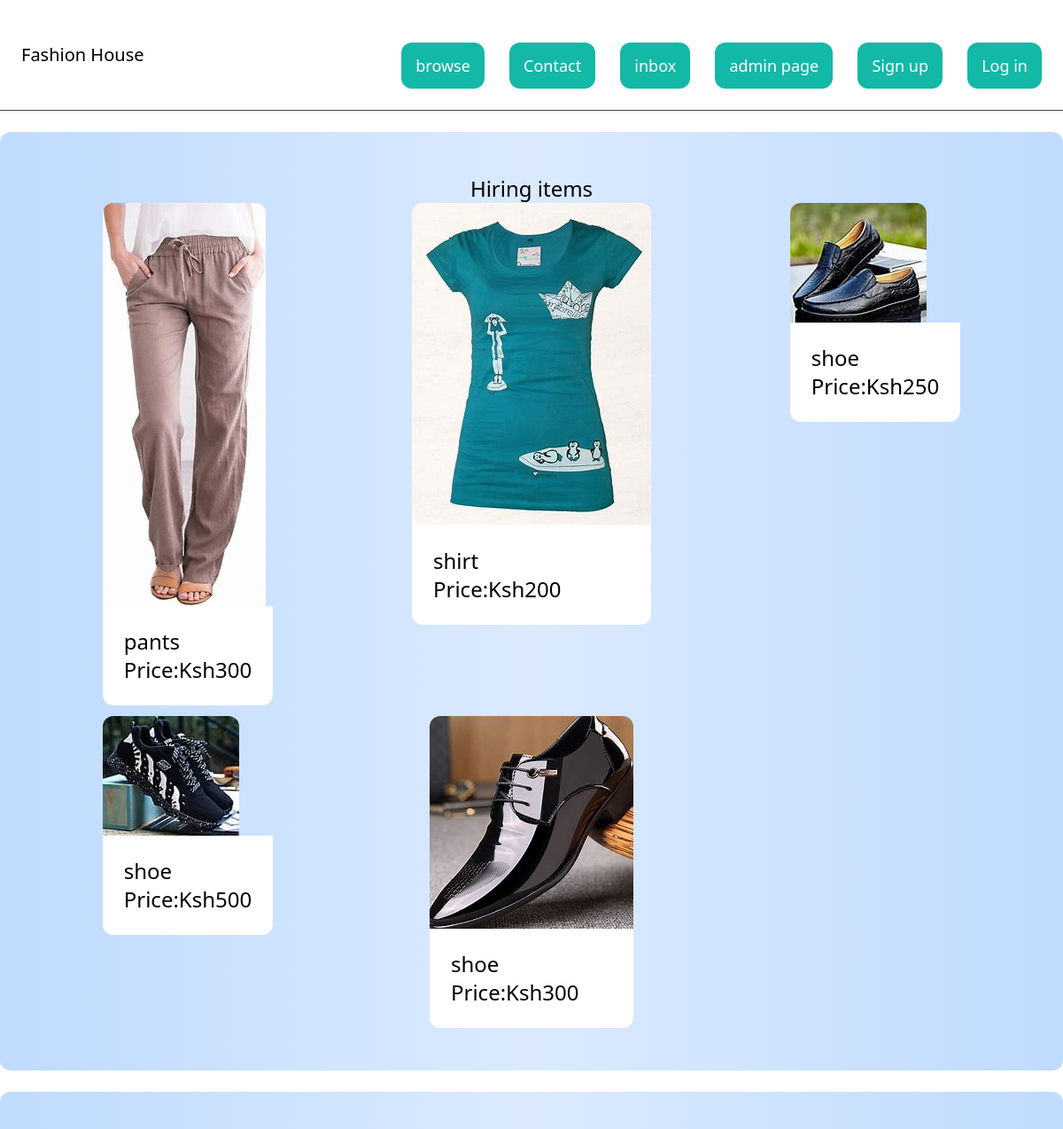
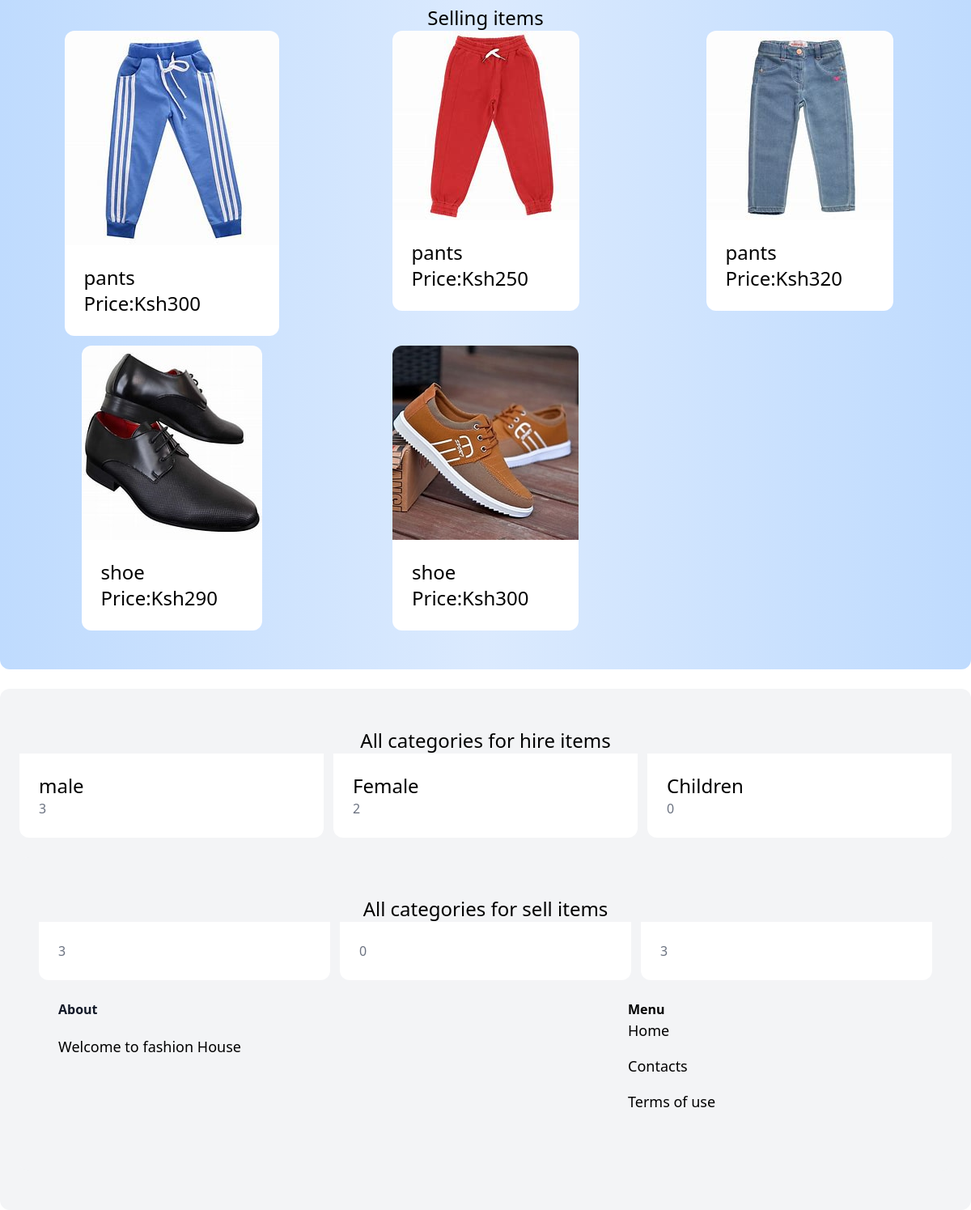
The page / on the database its author committed (2 pictures, top to bottom).
### hire_app/models.py (models this page shows, shortened)
class Outfit(models.Model):
    category = models.ForeignKey(Category, related_name='clothes', on_delete=models.CASCADE)
    name = models.CharField(max_length=30)
    is_hired = models.BooleanField(default=False)
    image = models.ImageField(upload_to='outfit_images',blank=True)
    hiring_price=models.IntegerField()
    description = models.TextField(blank=True)
    class Meta:
        ordering = ('name',)

class Category(models.Model):
    name = models.CharField(max_length=30)
    class Meta:
        verbose_name_plural = 'Categories'
    def __str__(self):
        return self.name

### sell_app/models.py (models this page shows, shortened)
class Outfit(models.Model):
    category = models.ForeignKey(Category, related_name='clothes', on_delete=models.CASCADE)
    name = models.CharField(max_length=30)
    is_bought = models.BooleanField(default=False)
    image = models.ImageField(upload_to='outfit_images',blank=True)
    selling_price=models.IntegerField()
    description = models.TextField(blank=True)
    class Meta:
        ordering = ('name',)

class Category(models.Model):
    name = models.CharField(max_length=30)
    class Meta:
        verbose_name_plural = 'Categories'
    def __str__(self):
        return self.name

### core/views.py (the view)
# urls.py: path('', views.index, name='index'),
def index(request):
    categories = Category.objects.all
    gender = C.objects.all
    type = O.objects.filter(is_bought = False)[0:5]
    outfits = Outfit.objects.filter(is_hired = False)[0:5]
    return render(request, "index.html",{
        "gender":gender,
        "type":type,
       "categories":categories,
       "outfits":outfits
    })

### core/templates/index.html (shortened to what this page needs)
{% extends "base.html" %}
{% block body %}
    <div class="mt-6 px-6 py-12 bg-gradient-to-r from-blue-200 via-blue-100 to-blue-200 rounded-xl">
        <h3 class="mb=12 text-2xl text-center"> Hiring items</h3>
        <div class="grid grid-cols-3 gap-3">
            {% for outfit in outfits %}
            <div class="flex flex-col items-center">
                <a href="{% url 'more_details:detail' outfit.id %}">
                    <div>
                    <img src="{{ outfit.image.url }}" class="rounded-t-xl">
                </div>
                <div class="p-6 bg-white rounded-b-xl">
                    <h3 class="text-2xl">{{ outfit.name }}</h3>
                    <p class="text-2xl">Price:Ksh{{ outfit.hiring_price}}</p>
                </div>
                </a>
            </div>
            {% endfor %}
        </div>
    </div>
    <div class="mt-6 px-6 py-12 bg-gradient-to-r from-blue-200 via-blue-100 to-blue-200 rounded-xl">
        <h3 class="mb=12 text-2xl text-center"> Selling items</h3>
        <div class="grid grid-cols-3 gap-3">
            {% for outfit in type %}
            <div class="flex flex-col items-center">
                <a href="{% url 'more_data:detail' outfit.id %}">
                    <div>
                    <img src="{{ outfit.image.url }}" class="rounded-t-xl">
                </div>
                <div class="p-6 bg-white rounded-b-xl">
                    <h3 class="text-2xl">{{ outfit.name }}</h3>
                    <p class="text-2xl">Price:Ksh{{ outfit.selling_price}}</p>
                </div>
                </a>
            </div>
            {% endfor %}
        </div>
    </div>
    <div class="mt-6 px-6 py-12 bg-gray-100 rounded-xl">
        <h3 class="mb=12 text-2xl text-center"> All categories for hire items</h3>
    <div class="grid grid-cols-3 gap-3">
            {% for category in categories %}
            <a href="#">
            <div class="p-6 bg-white rounded-b-xl">
                <h3 class="text-2xl">{{ category.name }}</h3>
                <p class="text-gray-500">{{category.clothes.count}}</p>
            </div>
            </a>
            {% endfor %}
        </div>
        <div class="mt-6 px-6 py-12 bg-gray-100 rounded-xl">
            <h3 class="mb=12 text-2xl text-center"> All categories for sell items</h3>
    <div class="grid grid-cols-3 gap-3">
            {% for category in gender %}
            <a href="#">
            <div class="p-6 bg-white rounded-b-xl">
                <p class="text-gray-500">{{category.clothes.count}}</p>
            </div>
            </a>
            {% endfor %}
        </div>
{% endblock %}

### core/templates/base.html (shortened to what this page needs)
<!DOCTYPE html>
<html lang="en">
<head>
    <script src="https://cdn.tailwindcss.com"></script>
</head>
<body>
    <nav class="px-6 py-6 flex justify-between items-center border-b border-gray-700">
        <a href="{% url 'core:index' %}" class="semi-bold text-xl" >Fashion House</a>
        <div class="space-x-6">
            <a href="{% url 'core:browse' %}" class="inline-block mt-6 px-4 py-3 text-lg font semi-bold rounded-xl bg-teal-500 text-white hover:bg-gray-700" >browse</a>
            <a href="{% url 'core:contact' %}" class="inline-block mt-6 px-4 py-3 text-lg font semi-bold rounded-xl bg-teal-500 text-white hover:bg-gray-700" > Contact </a>
            <a href="{% url 'inbox' %}" class="inline-block mt-6 px-4 py-3 text-lg font semi-bold rounded-xl bg-teal-500 text-white hover:bg-gray-700" >inbox</a>
            <a href="{% url 'admin:index' %}" class="inline-block mt-6 px-4 py-3 text-lg font semi-bold rounded-xl bg-teal-500 text-white hover:bg-gray-700" >admin page</a>
            <a href="{% url 'core:signup' %}" class="inline-block mt-6 px-4 py-3 text-lg font semi-bold rounded-xl bg-teal-500 text-white hover:bg-gray-700" >Sign up</a>
            <a href="{% url 'core:login' %}" class="inline-block mt-6 px-4 py-3 text-lg font semi-bold rounded-xl bg-teal-500 text-white hover:bg-gray-700" >Log in</a>
        </div>
    </nav>
    {% block body %} {% endblock %}
    <footer class="px-6 py-6 flex justify-betweenbg-gray-100">
        <div class="w-2/3">
            <h3 class="mb-5 font-semibold text-gray-900"> About </h3>
            <p class="text-lg text-white-400"> Welcome to fashion House</p>
        </div>
        <div class="w-1/3">
            <h3 class="font-semibold text-white-400"> Menu </h3>
            <ul class="space-y-4">
                <li><a href="#" class="text-lg"> Home </a></li>
                <li><a href="#" class="text-lg"> Contacts </a></li>
                <li><a href="#" class="text-lg"> Terms of use</a></li>
            </ul>
        </div>
    </footer>
</body>
</html>

### rows shown on the page
Outfit: image (picture), name "pants", hiring_price "300"
Outfit: image (picture), name "shirt", hiring_price "200"
Outfit: image (picture), name "shoe", hiring_price "250"
Outfit: image (picture), name "shoe", hiring_price "500"
Outfit: image (picture), name "shoe", hiring_price "300"
Outfit: image (picture), name "pants", selling_price "300"
Outfit: image (picture), name "pants", selling_price "250"
Outfit: image (picture), name "pants", selling_price "320"
Outfit: image (picture), name "shoe", selling_price "290"
Outfit: image (picture), name "shoe", selling_price "300"
Category: name "male", clothes.count "3"
Category: name "Female", clothes.count "2"
Category: name "Children", clothes.count "0"
Category: clothes.count "3"
Category: clothes.count "0"
Category: clothes.count "3"
